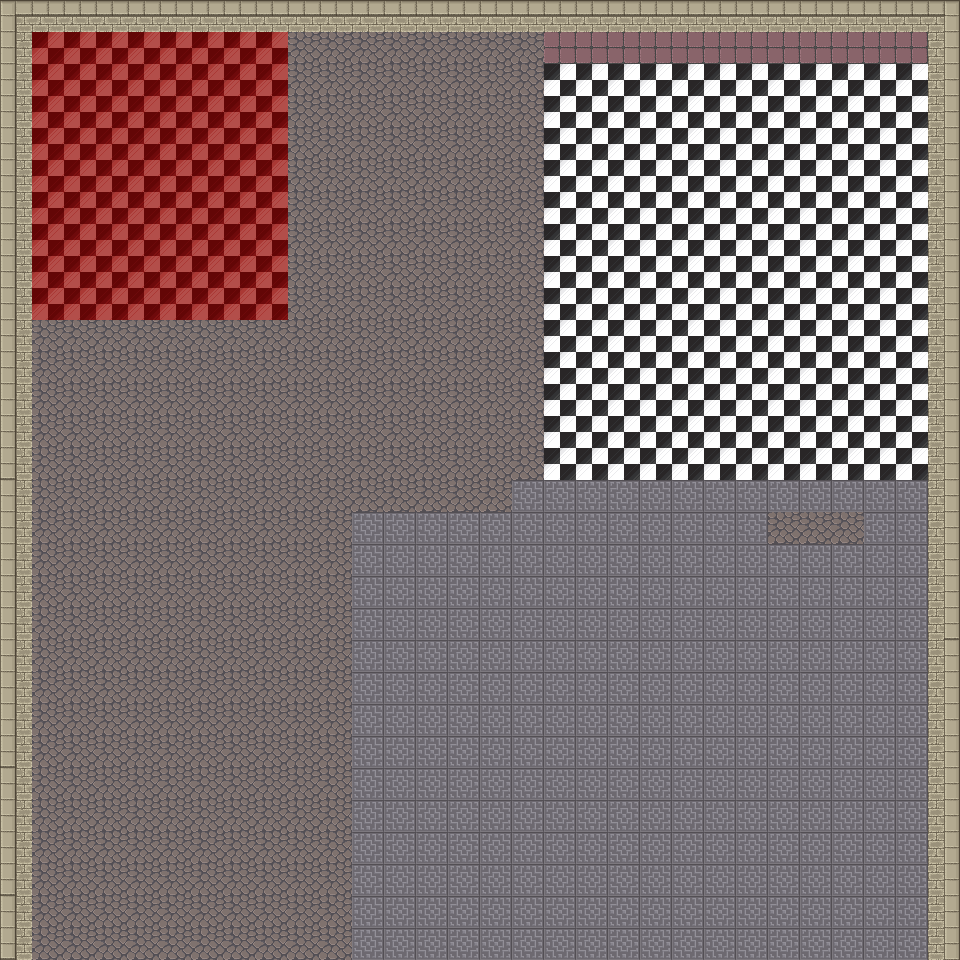

The image is a tile-based game level rendered from a .tmx file. Its description and source (layers, tilesets, objects; grid data summarised) follow:
An orthogonal 30x30 tile map with 32x32 px tiles, 1 tile layer (floorLayer), 2 hidden layers not drawn.

<map version="1.9" tiledversion="1.9.2" orientation="orthogonal" renderorder="right-down" width="30" height="30" tilewidth="32" tileheight="32" infinite="0" nextlayerid="5" nextobjectid="1">
 <editorsettings>
  <export target="map2.tmj" format="json" />
 </editorsettings>
 <tileset firstgid="1" name="pipoya" tilewidth="32" tileheight="32" tilecount="1064" columns="8">
  <image source="pipoya.png" width="256" height="4256" />
 </tileset>
 <layer id="1" name="floorLayer" width="30" height="30">
  <data>[900 cells, 900 non-empty, 12 distinct tile ids]</data>
 </layer>
 <layer id="3" name="wallLayer" width="30" height="30" visible="0">
  <data>[900 cells, 99 non-empty, 10 distinct tile ids]</data>
 </layer>
 <layer id="2" name="objectLayer" width="30" height="30" visible="0" locked="1">
  <data>[900 cells, 234 non-empty, 97 distinct tile ids]</data>
 </layer>
</map>
